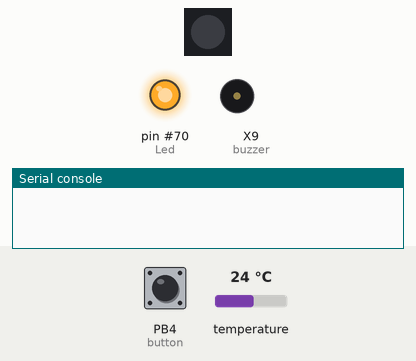
This program was run on a simulated pyboard running MicroPython. Parts: 1 RGB LEDs in strip order, left to right, output pins drawn as LEDs (lit = HIGH), buzzer (waves = sounding), the last lines printed to the serial console. The test bench sets the inputs (shaded band); at power-on: PB4 (button) HIGH, temperature 24 °C. The clock reads 2024-03-15 10:24:30 at power-on unless the program sets it; files the program writes start out absent; library files of the repository ran but are not shown: ds3231_port.py.

Above: at 1.2 s.
1.3 s: PB4 (button) pulled LOW for 0.15 s
At 2.1 s:
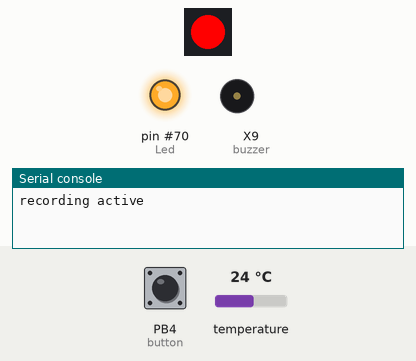
Timing chart, 0 to 4.3 s (numbered marks = the images above; inputs shaded):
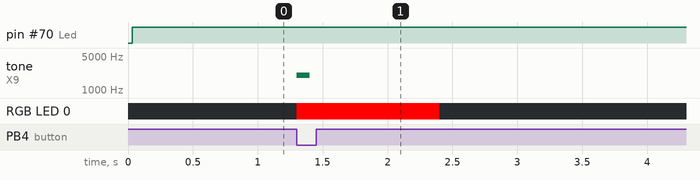

The program:

main_v0_1.py
```python
"""
수정할 내용
- 버튼을 한번 누르면 바로 데이터 기록이 시작되도록 수정
- ADC 전압을 읽어서 1.7v 이하일 경우에는 경고음을 울리도록 수정
- 경고음은 네오픽셀을 빨간 색으로 하고 부저가 울리도록 수정

"""

import utime
from machine import Pin, I2C, PWM, ADC
from ds3231_port import DS3231
import onewire, ds18x20
from neopixel import NeoPixel
import uos
import sdcard

# 글로벌 변수
sensing_active = False
recording_active = False
#recording_interval = 1  # 데이터 기록 간격을 초 단위로 설정 (예: 1초마다 데이터 기록)
recording_interval = 1800  # 데이터 기록 간격을 초 단위로 설정 (예: 30분마다 데이터 기록)
file = None # 파일 객체 초기화
#button_pressed_time = 0 # 버튼 눌린 시간 기록

write_count = 0 # 안정적인 파일쓰기를 위한 카운터 초기화
write_threshold = 50 # 몇 회이상 쓰이면 파일을 다시 열도록 횟수 설정

# LED, 버튼, 부저 설정
Led = Pin("LED", Pin.OUT)
button = Pin(20, Pin.IN, Pin.PULL_UP)
buzzer = PWM(Pin(22))

# I2C 설정
sdaPIN = Pin(4)
sclPIN = Pin(5)
i2c = I2C(0, sda=sdaPIN, scl=sclPIN)

# DS3231 RTC 및 DS18x20 온도 센서 설정
ds3231 = DS3231(i2c)
data = Pin(26)
temp_wire = onewire.OneWire(data)
temp_sensor = ds18x20.DS18X20(temp_wire)
roms = temp_sensor.scan()

# 네오픽셀 핀 초기화
np0 = NeoPixel(Pin(21), 1)

# 네오픽셀 상태를 추척하는 변수 초기화
def np_red():
    for i in range(0, np0.n):
        np0[i] = (255,0,0)
    np0.write()
def np_green():
    for i in range(0, np0.n):
        np0[i] = (0,255,0)
    np0.write()
def np_off():
    for i in range(0, np0.n):
        np0[i] = (0,0,0)
    np0.write()

# sdcard cs 핀 설정
cs = machine.Pin(17, machine.Pin.OUT)

# sdcard spi 설정
spi = machine.SPI(0,
    baudrate = 100000,
    polarity = 0,
    phase = 0,
    firstbit = machine.SPI.MSB,
    sck = machine.Pin(18),
    mosi = machine.Pin(19),
    miso = machine.Pin(16)
)

# sdcard 초기화
sd = sdcard.SDCard(spi, cs)

# sdcard 마운트
vfs = uos.VfsFat(sd)
uos.mount(vfs, "/sd")

# 베터리 전압을 읽는 변수 초기화
batt_adc = machine.ADC(27)
VOLTAGE_DROP_FACTOR = 1


# 버튼 핸들러 함수
def button_handler(pin):
    #global sensing_active, recording_active, file, button_pressed_time
    global sensing_active, recording_active, file
    current_time = utime.ticks_ms()
    if pin.value() == 0:  # 버튼이 눌렸을 때
        print("recording active")
        np_red()
        play_buzzer(2000)
        utime.sleep(1)
        np_off()
        recording_active = not recording_active

# 부저를 울리는 함수
def play_buzzer(freq):
    buzzer.duty_u16(30000)
    buzzer.freq(freq)
    utime.sleep(0.1)
    buzzer.duty_u16(0)

# 버튼에 핸들러 등록
#Rbutton.irq(trigger=Pin.IRQ_FALLING, handler=Rbutton_handler)
button.irq(trigger=Pin.IRQ_FALLING | Pin.IRQ_RISING, handler=button_handler)

while True:
    if recording_active:
        with open('/sd/01.csv', 'a') as file:
        #with open('01.csv', 'a') as file:
            #if file.tell() == 0:
            # 베터리 전압을 읽어서 data_line에 저장
            batt_adc_value = batt_adc.read_u16()
            batt_voltage = batt_adc_value * 3.3 / 65535 * VOLTAGE_DROP_FACTOR
            for rom in roms:
                temp_sensor.convert_temp()
                utime.sleep_ms(100)
                t = temp_sensor.read_temp(rom)
                dateTime = ds3231.get_time()
                timestamp = "{:04d}-{:02d}-{:02d} {:02d}:{:02d}:{:02d}".format(dateTime[0], dateTime[1], dateTime[2], dateTime[3], dateTime[4], dateTime[5])
                data_line = "{}, {:6.2f}, {:6.2f}\n".format(timestamp, t, batt_voltage)
                #print(t)
                if file:
                    file.write(data_line)
                    Led.value(1)
                    utime.sleep(recording_interval)  # 사용자가 설정한 기록 간격에 따라 대기
                    Led.value(0)
    else:
        Led.value(1)  # 현재 켜져있는 상태 알림
```

Measured:
- after the input at 1.3 s, tone on X9 (buzzer): silent → 2000 Hz at once, → silent 0.10 s later; RGB LED 0: off → RGB(255, 0, 0) at once, → off 1.1 s later
